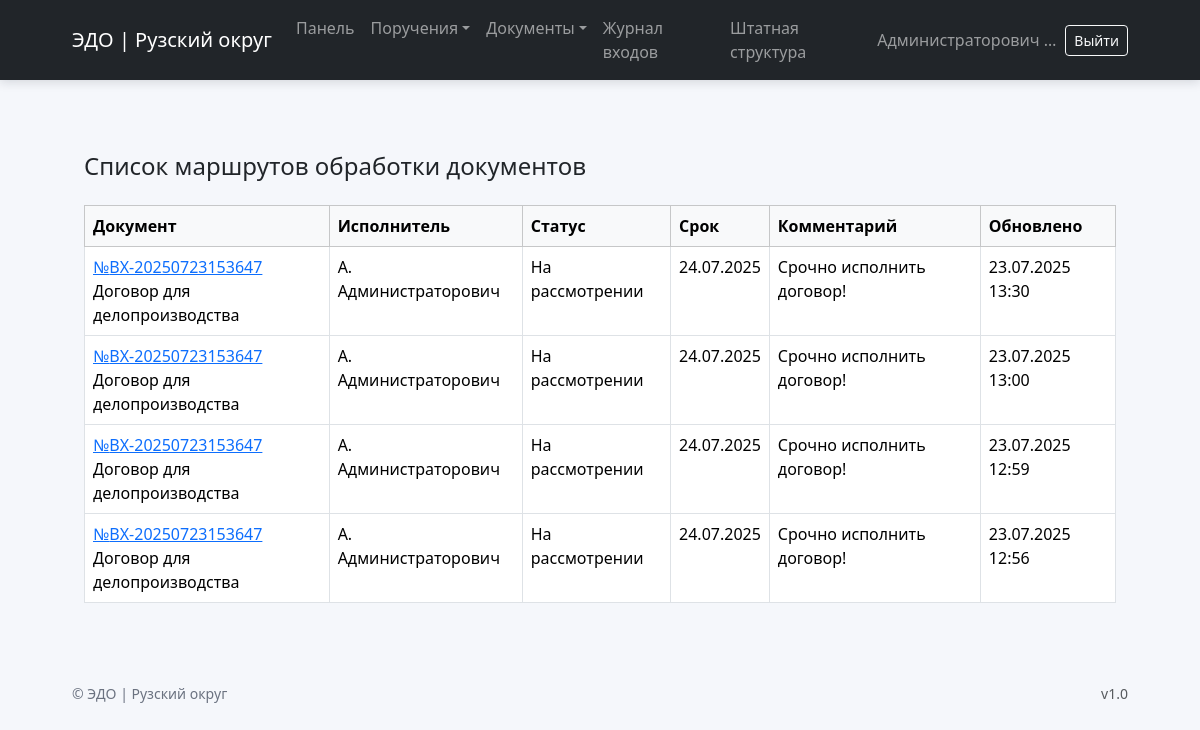
/documents/routes/ (signed in), run on the app's committed database.
### documents/models.py (models this page shows, shortened)
class DocumentRoute(models.Model):
    document = models.ForeignKey(IncomingDocument, on_delete=models.CASCADE, related_name='routes')
    assigned_to = models.ForeignKey(settings.AUTH_USER_MODEL, on_delete=models.SET_NULL, null=True, related_name='assigned_documents')
    status = models.CharField(max_length=20, choices=WorkflowStatus.choices, default=WorkflowStatus.REVIEW)
    comment = models.TextField("Комментарий/резолюция", blank=True)
    due_date = models.DateField("Срок исполнения", null=True, blank=True)
    updated_at = models.DateTimeField(auto_now=True)
    created_at = models.DateTimeField(auto_now_add=True)
    class Meta:
        ordering = ['-created_at']

class IncomingDocument(models.Model):
    CATEGORY_CHOICES = [
        ('Договор', 'Договор'),
        ('Жалоба', 'Жалоба'),
        ('Финансы', 'Финансовый документ'),
        ('Распоряжение', 'Распорядительный документ'),
        ('Заявление', 'Заявление'),
        ('Прочее', 'Прочее'),
    ]
    number = models.CharField("Регистрационный номер", max_length=50, unique=True)
    title = models.CharField("Тема документа", max_length=255)
    content = models.TextField("Содержание", blank=True)
    category = models.CharField("Категория", max_length=100, choices=CATEGORY_CHOICES, blank=True)
    sender = models.CharField("Отправитель", max_length=255)
    received_date = models.DateField("Дата получения", default=timezone.now)
    file = models.FileField("Файл документа", upload_to="incoming/")
    registered_by = models.ForeignKey(User, on_delete=models.SET_NULL, null=True, verbose_name="Зарегистрировал")
    created_at = models.DateTimeField("Дата регистрации", auto_now_add=True)

### documents/views.py (the view)
# urls.py: path('routes/', RouteListView.as_view(), name='route_list'),
@method_decorator(user_passes_test(lambda u: u.is_superuser or u.groups.filter(name__in=['Руководитель']).exists()), name='dispatch')
class RouteListView(ListView):
    model = DocumentRoute
    template_name = 'documents/route_list.html'
    context_object_name = 'routes'
    paginate_by = 20
    ordering = ['-updated_at']

### templates/documents/route_list.html (shortened to what this page needs)
{% extends 'base.html' %}
{% block content %}
<div class="container mt-5">
    <h4>Список маршрутов обработки документов</h4>
    <table class="table table-bordered table-hover mt-4">
        <thead class="table-light">
            <tr>
                <th>Документ</th>
                <th>Исполнитель</th>
                <th>Статус</th>
                <th>Срок</th>
                <th>Комментарий</th>
                <th>Обновлено</th>
            </tr>
        </thead>
        <tbody>
            {% for route in routes %}
                <tr>
                    <td>
                        <a href="#">
                            №{{ route.document.number }}
                        </a>
                        <br>
                        {{ route.document.title }}
                    </td>
                    <td>{{ route.assigned_to.get_full_name|default:route.assigned_to.username }}</td>
                    <td>{{ route.get_status_display }}</td>
                    <td>{{ route.due_date|date:"d.m.Y" }}</td>
                    <td>{{ route.comment|truncatewords:10 }}</td>
                    <td>{{ route.updated_at|date:"d.m.Y H:i" }}</td>
                </tr>
            {% empty %}
                <tr><td colspan="6">Маршрутов пока нет.</td></tr>
            {% endfor %}
        </tbody>
    </table>
</div>
{% endblock %}

### templates/base.html (shortened to what this page needs)
{% load static %}
<!DOCTYPE html>
<html lang="ru">
<head>
  <link href="https://cdn.jsdelivr.net/npm/bootstrap@5.3.3/dist/css/bootstrap.min.css" rel="stylesheet">
</head>
<body>
<nav class="navbar navbar-expand-lg navbar-dark bg-dark">
  <div class="container container-narrow">
    <a class="navbar-brand" href="{% url 'dashboard' %}">ЭДО | Рузский округ</a>
    <div class="collapse navbar-collapse" id="mainNavbar">
      <ul class="navbar-nav me-auto mb-2 mb-lg-0">
        {% if user.is_authenticated %}
          <li class="nav-item">
            <a class="nav-link {% if request.resolver_match.url_name == 'dashboard' %}active{% endif %}" href="{% url 'dashboard' %}">Панель</a>
          </li>
          <li class="nav-item dropdown">
            <a class="nav-link dropdown-toggle {% if request.resolver_match.url_name in 'task_list create_task edit_task' %}active{% endif %}" href="#" role="button" data-bs-toggle="dropdown">Поручения</a>
          </li>
          <li class="nav-item dropdown">
            <a class="nav-link dropdown-toggle " href="#" role="button" data-bs-toggle="dropdown">Документы</a>
          </li>
          {% if not request.user.groups.all.0.name == 'Сотрудник' %}
          <li class="nav-item">
            <a class="nav-link {% if request.resolver_match.url_name == 'login_journal' %}active{% endif %}" href="{% url 'login_journal' %}">Журнал входов</a>
          </li>
          <li class="nav-item">
            <a class="nav-link {% if request.resolver_match.url_name in 'staff_structure_view staff_structure' %}active{% endif %}" href="{% url 'staff_structure_view' %}">Штатная структура</a>
          </li>
          {% endif %}
        {% endif %}
      </ul>
      {% if user.is_authenticated %}
        <div class="d-flex align-items-center gap-2">
          <span class="navbar-text text-truncate" style="max-width: 180px;">
            {{ request.user.last_name }} {{ request.user.first_name }}
          </span>
          <form action="{% url 'logout' %}" method="post" class="d-inline">
            <button class="btn btn-outline-light btn-sm">Выйти</button>
          </form>
        </div>
      {% endif %}
    </div>
  </div>
</nav>
<main class="content-wrap">
  <div class="container container-narrow">
    {% block content %}{% endblock %}
  </div>
</main>
<footer class="footer py-4">
  <div class="container container-narrow d-flex justify-content-between small">
    <span>© {{ now|date:"Y" }} ЭДО | Рузский округ</span>
    <span class="text-muted">v1.0</span>
  </div>
</footer>
</body>
</html>

### templates/base.html (style rules this page uses)
:root { --edo-primary:#0d6efd; --edo-dark:#111827; --edo-muted:#6b7280; --edo-card-radius: 1rem; }
body { background: #f5f7fb; }
.navbar { box-shadow: 0 2px 10px rgba(17,24,39,0.15); }
.container-narrow { max-width: 1080px; }
.table thead th { white-space: nowrap; }
.content-wrap { padding: 24px 0 40px; }
footer.footer { color: var(--edo-muted); }

### data on the page
DocumentRoute: document.number "ВХ-20250723153647", document "Договор для делопроизводства", assigned_to.get_full_name "А. Администраторович", status "На рассмотрении", due_date "24.07.2025", comment "Срочно исполнить договор!", updated_at "23.07.2025 13:30"
DocumentRoute: document.number "ВХ-20250723153647", document "Договор для делопроизводства", assigned_to.get_full_name "А. Администраторович", status "На рассмотрении", due_date "24.07.2025", comment "Срочно исполнить договор!", updated_at "23.07.2025 13:00"
DocumentRoute: document.number "ВХ-20250723153647", document "Договор для делопроизводства", assigned_to.get_full_name "А. Администраторович", status "На рассмотрении", due_date "24.07.2025", comment "Срочно исполнить договор!", updated_at "23.07.2025 12:59"
DocumentRoute: document.number "ВХ-20250723153647", document "Договор для делопроизводства", assigned_to.get_full_name "А. Администраторович", status "На рассмотрении", due_date "24.07.2025", comment "Срочно исполнить договор!", updated_at "23.07.2025 12:56"

### other printed values
{{ request.user.last_name }} "Администраторович"
{{ request.user.first_name }} "А."
